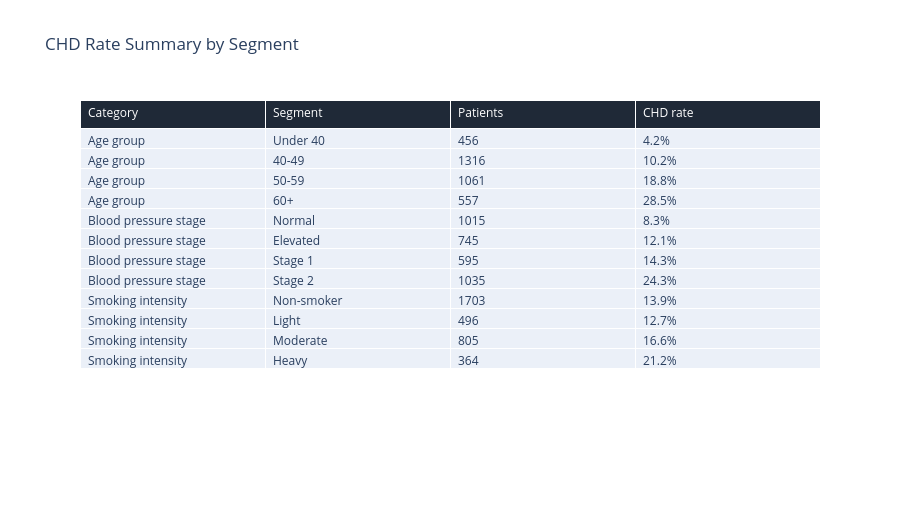

Notebook code cell kept with this figure:
### Markdown cell above
## Exploratory Data Analysis

Exploratory analysis focuses on risk patterns that are strong enough to justify inclusion in an interpretable model. Age, blood pressure, smoking intensity, glucose, cholesterol, and sex are emphasized because they are clinically meaningful and explainable to both technical and non-technical reviewers.

### Code cell
def summarize_chd_rate(group_column):
    return (
        df.groupby(group_column, observed=True)
        .agg(patients=("ten_year_chd", "size"), chd_rate=("ten_year_chd", "mean"))
        .reset_index()
    )


risk_by_group = summarize_chd_rate("age_group")
risk_by_bp = summarize_chd_rate("bp_stage")
risk_by_smoking = summarize_chd_rate("smoking_intensity")

risk_summary = pd.concat(
    [
        risk_by_group.rename(columns={"age_group": "segment"}).assign(category="Age group"),
        risk_by_bp.rename(columns={"bp_stage": "segment"}).assign(category="Blood pressure stage"),
        risk_by_smoking.rename(columns={"smoking_intensity": "segment"}).assign(category="Smoking intensity"),
    ],
    ignore_index=True,
)
risk_summary["chd_rate_label"] = risk_summary["chd_rate"].map(lambda value: f"{value:.1%}")

fig = go.Figure(
    data=[
        go.Table(
            header=dict(
                values=["Category", "Segment", "Patients", "CHD rate"],
                fill_color="#1f2937",
                font=dict(color="white"),
                align="left",
            ),
            cells=dict(
                values=[
                    risk_summary["category"],
                    risk_summary["segment"],
                    risk_summary["patients"],
                    risk_summary["chd_rate_label"],
                ],
                align="left",
            ),
        )
    ]
)
fig.update_layout(title="CHD Rate Summary by Segment", height=520)
fig.write_html(CHART_DIR / "interactive_chd_rate_summary.html")
fig.show()

### Figure 1 — Plotly figure (JSON) as saved in the notebook; plotly's stock layout.template omitted (floating-point values rounded to 4 significant figures)
{"data": [{"cells": {"align": "left", "values": [["Age group", "Age group", "Age group", "Age group", "Blood pressure stage", "Blood pressure stage", "Blood pressure stage", "Blood pressure stage", "Smoking intensity", "Smoking intensity", "Smoking intensity", "Smoking intensity"], ["Under 40", "40-49", "50-59", "60+", "Normal", "Elevated", "Stage 1", "Stage 2", "Non-smoker", "Light", "Moderate", "Heavy"], [456, 1316, 1061, 557, 1015, 745, 595, 1035, 1703, 496, 805, 364], ["4.2%", "10.2%", "18.8%", "28.5%", "8.3%", "12.1%", "14.3%", "24.3%", "13.9%", "12.7%", "16.6%", "21.2%"]]}, "header": {"align": "left", "fill": {"color": "#1f2937"}, "font": {"color": "white"}, "values": ["Category", "Segment", "Patients", "CHD rate"]}, "type": "table"}], "layout": {"height": 520, "title": {"text": "CHD Rate Summary by Segment"}}}
